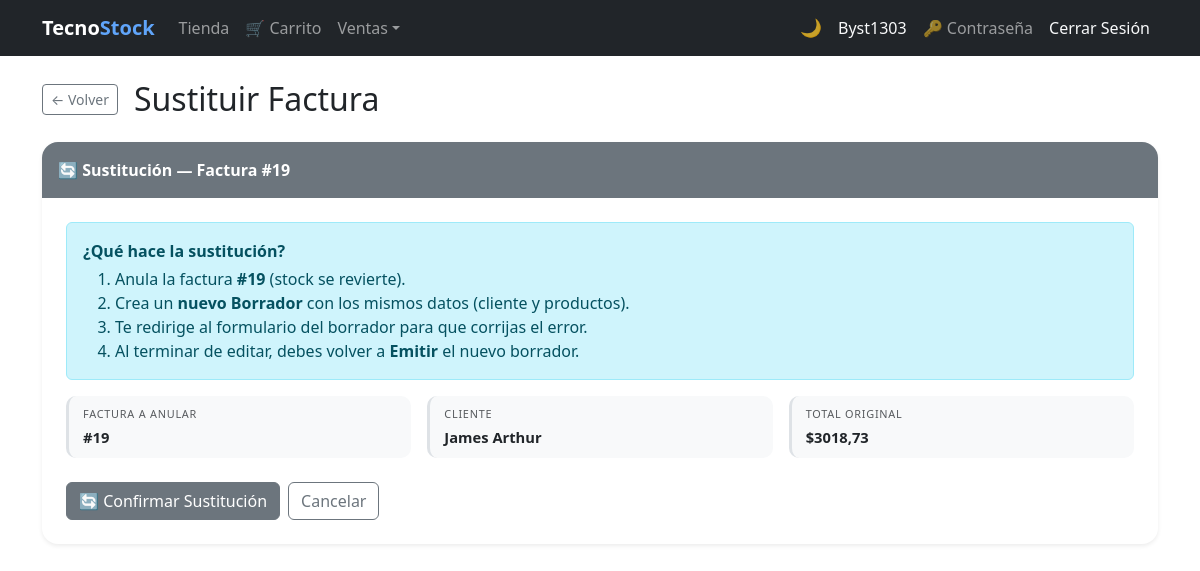
The app's page /invoices/19/substitute/ (signed in) with its own data.
### billing/models.py (models this page shows, shortened)
class Invoice(models.Model):
    BORRADOR = 0
    EMITIDA  = 1
    ANULADA  = 2
    ESTADO_CHOICES = [
        (BORRADOR, 'Borrador'),
        (EMITIDA,  'Emitida'),
        (ANULADA,  'Anulada'),
    ]
    PENDIENTE = 'PENDIENTE'
    PAGADA    = 'PAGADA'
    ESTADO_COBRO_CHOICES = [
        (PENDIENTE, 'Pendiente'),
        (PAGADA,    'Pagada'),
    ]
    CONTADO = 'contado'
    CREDITO = 'credito'
    TIPO_PAGO_CHOICES = [
        (CONTADO, 'Contado'),
        (CREDITO, 'Crédito'),
    ]
    customer     = models.ForeignKey(Customer, on_delete=models.PROTECT, related_name='invoices')
    invoice_date = models.DateTimeField(auto_now_add=True)
    subtotal     = models.DecimalField(max_digits=12, decimal_places=2, default=0)
    tax          = models.DecimalField(max_digits=12, decimal_places=2, default=0)
    total        = models.DecimalField(max_digits=12, decimal_places=2, default=0)
    estado       = models.PositiveSmallIntegerField(
                       choices=ESTADO_CHOICES, default=BORRADOR, verbose_name='Estado')
    is_active    = models.BooleanField(default=True)
    PAYMENT_CHOICES = [('card', 'Tarjeta'), ('paypal', 'PayPal')]
    payment_method  = models.CharField(
                          max_length=10, choices=PAYMENT_CHOICES, null=True, blank=True,
                          verbose_name='Método de pago')
    paypal_order_id = models.CharField(max_length=64, null=True, blank=True)
    saldo        = models.DecimalField(
                       max_digits=12, decimal_places=2, default=0,
                       verbose_name='Saldo pendiente de cobro')
    estado_cobro = models.CharField(
                       max_length=10, choices=ESTADO_COBRO_CHOICES,
                       default=PENDIENTE, verbose_name='Estado de cobro')
    tipo_pago    = models.CharField(
                       max_length=10, choices=TIPO_PAGO_CHOICES,
                       default=CREDITO, verbose_name='Tipo de pago')
    class Meta:
        ordering = ['-invoice_date']
    @property
    def can_substitute(self):  return self.estado == self.EMITIDA

class Customer(models.Model):
    user       = models.OneToOneField(
                     settings.AUTH_USER_MODEL, null=True, blank=True,
                     on_delete=models.SET_NULL, related_name='customer_account',
                     verbose_name='Cuenta de usuario')
    dni        = models.CharField(max_length=13, unique=True, verbose_name='DNI/RUC', validators=[validate_cedula_ec])
    first_name = models.CharField(max_length=100, validators=[validate_only_letters])
    last_name  = models.CharField(max_length=100, validators=[validate_only_letters])
    email      = models.EmailField(blank=True, null=True)
    phone      = models.CharField(max_length=20, blank=True, null=True, validators=[validate_phone_ec])
    address    = models.TextField(blank=True, null=True)
    photo      = models.ImageField(upload_to='customer/', blank=True, null=True, verbose_name='Foto')
    is_active  = models.BooleanField(default=True)
    created_at = models.DateTimeField(auto_now_add=True)
    updated_at = models.DateTimeField(auto_now=True)
    class Meta:
        ordering = ['last_name', 'first_name']
    @property
    def full_name(self): return f'{self.first_name} {self.last_name}'

### billing/views.py (the view, shortened to what this page needs)
# urls.py: path('invoices/<int:pk>/substitute/', views.invoice_substitute, name='invoice_substitute'),
@login_required
def invoice_substitute(request, pk):
    invoice = get_object_or_404(Invoice, pk=pk)
    if not invoice.can_substitute:
        messages.error(request, 'Solo se puede sustituir una factura emitida.')
        return redirect('billing:invoice_detail', pk=pk)
    return render(request, 'billing/invoice_substitute.html', {'invoice': invoice})

### security/templatetags/security_tags.py (called while the page is built)
@register.filter(name='has_group')
def has_group(user, group_name):
    if not user.is_authenticated:
        return False
    if user.is_superuser:  # el superusuario ve todo
        return True
    return user.groups.filter(name=group_name).exists()

@register.filter(name='has_any_group')
def has_any_group(user):
    if not user.is_authenticated:
        return False
    if user.is_superuser:
        return True
    return user.groups.exists()

### billing/templates/billing/invoice_substitute.html (shortened to what this page needs)
{% extends 'billing/base.html' %}
{% block content %}
<div class="d-flex align-items-center gap-3 mb-4">
  <a href="{% url 'billing:invoice_detail' invoice.pk %}" class="btn btn-outline-secondary btn-sm">&#8592; Volver</a>
  <h2 class="mb-0">Sustituir Factura</h2>
</div>
<div class="card border-0 shadow-sm rounded-4 overflow-hidden mb-4">
  <div class="card-header border-0 py-3 bg-secondary">
    <span class="text-white fw-bold">&#128260; Sustitución — Factura #{{ invoice.id }}</span>
  </div>
  <div class="card-body p-4">
    <div class="alert alert-info">
      <strong>¿Qué hace la sustitución?</strong>
      <ol class="mb-0 mt-1">
        <li>Anula la factura <strong>#{{ invoice.id }}</strong> (stock se revierte).</li>
        <li>Crea un <strong>nuevo Borrador</strong> con los mismos datos (cliente y productos).</li>
        <li>Te redirige al formulario del borrador para que corrijas el error.</li>
        <li>Al terminar de editar, debes volver a <strong>Emitir</strong> el nuevo borrador.</li>
      </ol>
    </div>
    <div class="row g-3 mb-4">
      <div class="col-md-4">
        <div class="dm-field">
          <small class="dm-label">Factura a anular</small>
          <div class="dm-value fw-bold">#{{ invoice.id }}</div>
        </div>
      </div>
      <div class="col-md-4">
        <div class="dm-field">
          <small class="dm-label">Cliente</small>
          <div class="dm-value">{{ invoice.customer.full_name }}</div>
        </div>
      </div>
      <div class="col-md-4">
        <div class="dm-field">
          <small class="dm-label">Total original</small>
          <div class="dm-value">${{ invoice.total }}</div>
        </div>
      </div>
    </div>
    <form method="post" class="d-flex gap-2">
      <button type="submit" class="btn btn-secondary">&#128260; Confirmar Sustitución</button>
      <a href="{% url 'billing:invoice_detail' invoice.pk %}" class="btn btn-outline-secondary">Cancelar</a>
    </form>
  </div>
</div>
{% endblock %}

### billing/templates/billing/base.html (shortened to what this page needs)
{% load security_tags %}
<!DOCTYPE html>
<html lang="es">
<head>
  <link href="https://cdn.jsdelivr.net/npm/bootstrap@5.3.0/dist/css/bootstrap.min.css" rel="stylesheet">
</head>
<body>
<nav class="navbar navbar-expand-lg navbar-dark bg-dark">
  <div class="container">
    <a class="navbar-brand fw-bold" href="{% url 'billing:home' %}">Tecno<span class="nav-brand-accent">Stock</span></a>
    <div class="collapse navbar-collapse" id="nav">
      <ul class="navbar-nav me-auto">
        {% if user.is_authenticated %}
        {% if user|has_group:'Cliente' %}
        <li class="nav-item"><a class="nav-link" href="{% url 'store:catalog' %}">Tienda</a></li>
        <li class="nav-item"><a class="nav-link" href="{% url 'store:cart' %}">&#128722; Carrito</a></li>
        {% endif %}
        <li class="nav-item dropdown">
          <a class="nav-link dropdown-toggle" href="#" role="button" data-bs-toggle="dropdown" aria-expanded="false">Ventas</a>
        </li>
        {% endif %}
      </ul>
      <ul class="navbar-nav align-items-center">
        <li class="nav-item"><button type="button" class="theme-toggle-btn" id="theme-toggle" onclick="toggleTheme()" title="Cambiar tema claro / oscuro"><span id="theme-icon">&#127769;</span></button></li>
        <li class="nav-item">{% if user.is_authenticated %}<a class="nav-link text-light" href="{% url 'billing:dashboard' %}">{{ user.username }}</a>{% endif %}</li>
        <li class="nav-item">{% if user.is_authenticated %}<a class="nav-link" href="{% url 'password_change' %}" title="Cambiar contraseña">&#128273; Contraseña</a>{% endif %}</li>
        <li class="nav-item">{% if user.is_authenticated %}<form method="post" action="{% url 'logout' %}" class="d-inline">{% csrf_token %}<button type="submit" class="nav-link btn btn-link text-light btn-nav-link">Cerrar Sesión</button></form>{% else %}<a class="nav-link" href="{% url 'login' %}">Iniciar Sesión</a>{% endif %}</li>
      </ul>
    </div>
  </div>
</nav>
<div class="container mt-4">
  {% block content %}{% endblock %}
</div>
</body>
</html>

### billing/templates/billing/base.html (style rules this page uses)
.dm-field { background: var(--bs-tertiary-bg); border-radius: 10px; padding: 10px 14px; border-left: 3px solid var(--bs-border-color); height: 100%; transition: border-color .2s; }
.dm-label { font-size: .68rem; text-transform: uppercase; letter-spacing: .07em; color: var(--bs-secondary-color); display: block; margin-bottom: 3px; }
.dm-value { font-size: .92rem; font-weight: 600; color: var(--bs-body-color); word-break: break-word; }
.btn-nav-link { text-decoration: none; }
.nav-brand-accent { color: #60a5fa; }
.theme-toggle-btn { background: none; border: none; cursor: pointer; font-size: 1.1rem; line-height: 1; padding: .375rem .5rem; border-radius: .375rem; transition: background .2s; color: rgba(255,255,255,.75); }

### records on screen
Invoice: id "19", customer.full_name "James Arthur", total "3018,73"

### other values on screen
{{ user.username }} "Byst1303"
